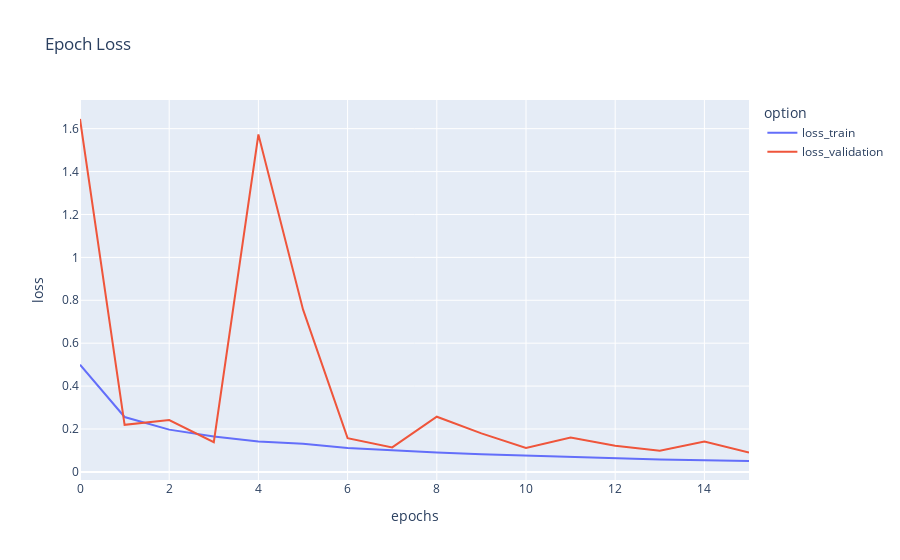

Write notebook code for a chart like this one.
### Code cell
metrics_df = plot_graph("loss")
metrics_df.plot(title="Epoch Loss", labels=dict(index="epochs", value="loss", variable="option"))

### Figure 1 — Plotly figure (JSON) as saved in the notebook; plotly's stock layout.template omitted (floating-point values rounded to 4 significant figures)
{"data": [{"hovertemplate": "option=loss_train<br>epochs=%{x}<br>loss=%{y}<extra></extra>", "legendgroup": "loss_train", "line": {"color": "#636efa", "dash": "solid"}, "mode": "lines", "name": "loss_train", "orientation": "v", "showlegend": true, "type": "scatter", "x": [0, 1, 2, 3, 4, 5, 6, 7, 8, 9, 10, 11, 12, 13, 14, 15], "xaxis": "x", "y": [0.4994, 0.2559, 0.197, 0.1646, 0.1419, 0.1317, 0.1114, 0.09987, 0.09029, 0.08233, 0.07536, 0.06837, 0.06323, 0.05759, 0.05374, 0.05077], "yaxis": "y"}, {"hovertemplate": "option=loss_validation<br>epochs=%{x}<br>loss=%{y}<extra></extra>", "legendgroup": "loss_validation", "line": {"color": "#EF553B", "dash": "solid"}, "mode": "lines", "name": "loss_validation", "orientation": "v", "showlegend": true, "type": "scatter", "x": [0, 1, 2, 3, 4, 5, 6, 7, 8, 9, 10, 11, 12, 13, 14, 15], "xaxis": "x", "y": [1.645, 0.2195, 0.2417, 0.1384, 1.573, 0.7573, 0.1573, 0.1141, 0.2572, 0.1794, 0.112, 0.1598, 0.1224, 0.09882, 0.1416, 0.08997], "yaxis": "y"}], "layout": {"legend": {"title": {"text": "option"}, "tracegroupgap": 0}, "title": {"text": "Epoch Loss"}, "xaxis": {"anchor": "y", "domain": [0, 1], "title": {"text": "epochs"}}, "yaxis": {"anchor": "x", "domain": [0, 1], "title": {"text": "loss"}}}}
